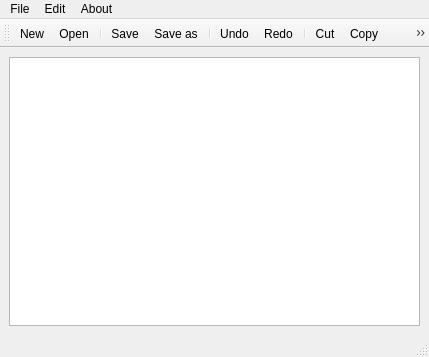
<?xml version="1.0" encoding="UTF-8"?>
<ui version="4.0">
 <class>MainWindow</class>
 <widget class="QMainWindow" name="MainWindow">
  <property name="geometry">
   <rect>
    <x>0</x>
    <y>0</y>
    <width>429</width>
    <height>357</height>
   </rect>
  </property>
  <property name="windowTitle">
   <string>Text Editor</string>
  </property>
  <widget class="QWidget" name="centralwidget">
   <layout class="QHBoxLayout" name="horizontalLayout">
    <item>
     <widget class="QTextEdit" name="textEdit"/>
    </item>
   </layout>
  </widget>
  <widget class="QMenuBar" name="menubar">
   <property name="geometry">
    <rect>
     <x>0</x>
     <y>0</y>
     <width>429</width>
     <height>22</height>
    </rect>
   </property>
   <widget class="QMenu" name="menuNotePad">
    <property name="title">
     <string>File</string>
    </property>
    <addaction name="actionNew"/>
    <addaction name="actionOpen"/>
    <addaction name="separator"/>
    <addaction name="actionSave"/>
    <addaction name="actionSaveAs"/>
    <addaction name="separator"/>
    <addaction name="actionUndo"/>
    <addaction name="actionRedo"/>
   </widget>
   <widget class="QMenu" name="menuEdit">
    <property name="title">
     <string>Edit</string>
    </property>
    <addaction name="actionCut"/>
    <addaction name="actionCopy"/>
    <addaction name="actionPaste"/>
   </widget>
   <widget class="QMenu" name="menuAbout">
    <property name="title">
     <string>About</string>
    </property>
    <addaction name="actionInfo"/>
   </widget>
   <addaction name="menuNotePad"/>
   <addaction name="menuEdit"/>
   <addaction name="menuAbout"/>
  </widget>
  <widget class="QStatusBar" name="statusbar"/>
  <widget class="QToolBar" name="toolBar">
   <property name="windowTitle">
    <string>toolBar</string>
   </property>
   <attribute name="toolBarArea">
    <enum>TopToolBarArea</enum>
   </attribute>
   <attribute name="toolBarBreak">
    <bool>false</bool>
   </attribute>
   <addaction name="actionNew"/>
   <addaction name="actionOpen"/>
   <addaction name="separator"/>
   <addaction name="actionSave"/>
   <addaction name="actionSaveAs"/>
   <addaction name="separator"/>
   <addaction name="actionUndo"/>
   <addaction name="actionRedo"/>
   <addaction name="separator"/>
   <addaction name="actionCut"/>
   <addaction name="actionCopy"/>
   <addaction name="actionPaste"/>
   <addaction name="separator"/>
   <addaction name="actionInfo"/>
  </widget>
  <action name="actionNew">
   <property name="icon">
    <iconset resource="Resource.qrc">
     <normaloff>:/res/img/add.png</normaloff>:/res/img/add.png</iconset>
   </property>
   <property name="text">
    <string>New</string>
   </property>
   <property name="toolTip">
    <string>Add New File</string>
   </property>
   <property name="visible">
    <bool>true</bool>
   </property>
  </action>
  <action name="actionOpen">
   <property name="icon">
    <iconset resource="Resource.qrc">
     <normaloff>:/res/img/open.png</normaloff>:/res/img/open.png</iconset>
   </property>
   <property name="text">
    <string>Open</string>
   </property>
  </action>
  <action name="actionSave">
   <property name="icon">
    <iconset resource="Resource.qrc">
     <normaloff>:/res/img/save.png</normaloff>:/res/img/save.png</iconset>
   </property>
   <property name="text">
    <string>Save</string>
   </property>
  </action>
  <action name="actionSaveAs">
   <property name="icon">
    <iconset resource="Resource.qrc">
     <normaloff>:/res/img/save_as.png</normaloff>:/res/img/save_as.png</iconset>
   </property>
   <property name="text">
    <string>Save as</string>
   </property>
  </action>
  <action name="actionUndo">
   <property name="icon">
    <iconset resource="Resource.qrc">
     <normaloff>:/res/img/undo.png</normaloff>:/res/img/undo.png</iconset>
   </property>
   <property name="text">
    <string>Undo</string>
   </property>
  </action>
  <action name="actionRedo">
   <property name="icon">
    <iconset resource="Resource.qrc">
     <normaloff>:/res/img/redo.png</normaloff>:/res/img/redo.png</iconset>
   </property>
   <property name="text">
    <string>Redo</string>
   </property>
  </action>
  <action name="actionCut">
   <property name="icon">
    <iconset resource="Resource.qrc">
     <normaloff>:/res/img/cut.png</normaloff>:/res/img/cut.png</iconset>
   </property>
   <property name="text">
    <string>Cut</string>
   </property>
  </action>
  <action name="actionCopy">
   <property name="icon">
    <iconset resource="Resource.qrc">
     <normaloff>:/res/img/copy.png</normaloff>:/res/img/copy.png</iconset>
   </property>
   <property name="text">
    <string>Copy</string>
   </property>
  </action>
  <action name="actionPaste">
   <property name="icon">
    <iconset resource="Resource.qrc">
     <normaloff>:/res/img/paste.png</normaloff>:/res/img/paste.png</iconset>
   </property>
   <property name="text">
    <string>Paste</string>
   </property>
  </action>
  <action name="actionInfo">
   <property name="icon">
    <iconset resource="Resource.qrc">
     <normaloff>:/res/img/info.png</normaloff>:/res/img/info.png</iconset>
   </property>
   <property name="text">
    <string>Info</string>
   </property>
  </action>
 </widget>
 <resources>
  <include location="Resource.qrc"/>
 </resources>
 <connections/>
</ui>
